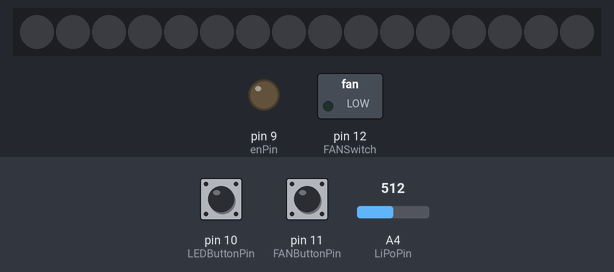
This sketch was run on a simulated Arduino Uno, built with avr-gcc and run on an emulated ATmega328P. On the bench: 16 RGB LEDs in strip order, left to right, switched loads named in the sketch (green lamp = pin HIGH), output pins drawn as LEDs (lit = HIGH). The test bench sets the inputs (shaded band); at power-on: pin 10 (LEDButtonPin) LOW, pin 11 (FANButtonPin) LOW, A4 (LiPoPin) = 512. Dim RGB values are drawn brighter than linear.

Above: at 1.2 s.
1.3 s: pin 10 (LEDButtonPin) pulled HIGH for 0.15 s
At 2.7 s:
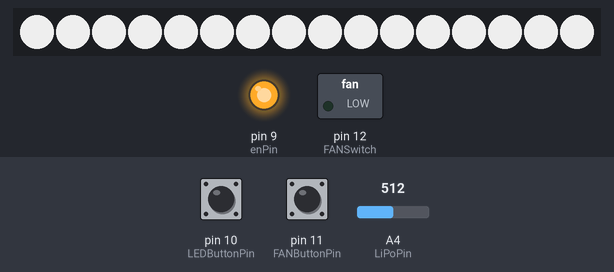
2.9 s: pin 10 (LEDButtonPin) pulled HIGH for 1 s
At 5.0 s:
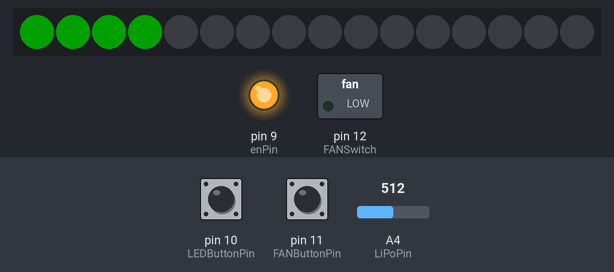
5.4 s: pin 11 (FANButtonPin) pulled HIGH for 1 s
At 7.2 s:
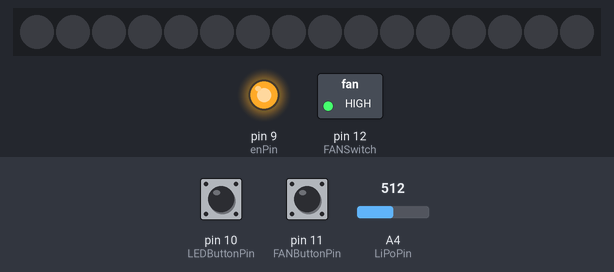
7.9 s: pin 10 (LEDButtonPin) pulled HIGH for 0.15 s
At 7.99 s:
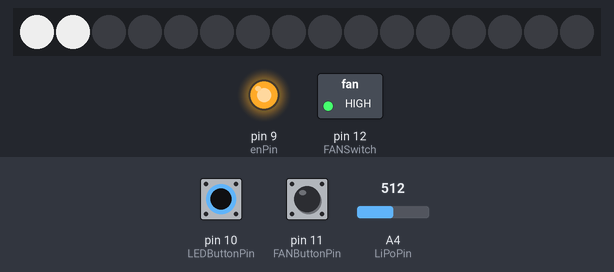
9.5 s: pin 10 (LEDButtonPin) pulled HIGH for 3.2 s
At 11.6 s:
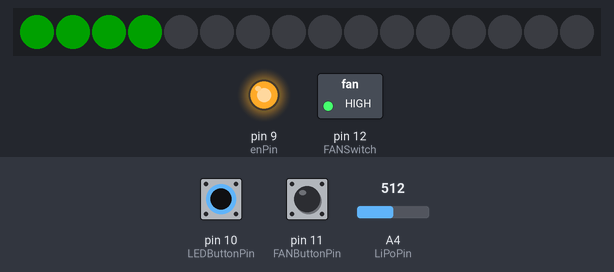
14.2 s: pin 11 (FANButtonPin) pulled HIGH for 3.2 s
At 17.8 s:
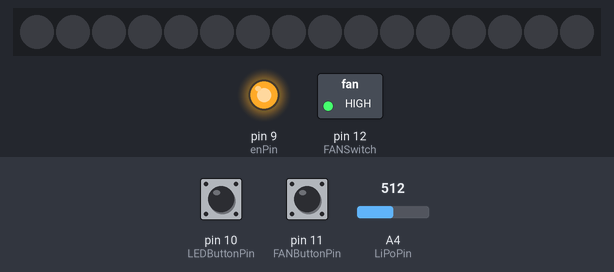
Timing chart, 0 to 19.3 s (numbered marks = the images above; inputs shaded):
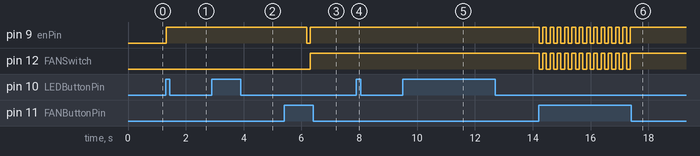

The sketch:

solder_exhaust_fan.ino
```cpp
//Button code from https://www.arduino.cc/en/Tutorial/Debounce
//Metro Mini select "Uno" for board

#include <Adafruit_NeoPixel.h>
#include <avr/power.h>
#include <Narcoleptic.h>

//Adafruit_NeoPixel strip = Adafruit_NeoPixel(16, PIN, NEO_GRB + NEO_KHZ800);
//#define NUMPIXELS 16                  // Popular NeoPixel ring size
//Adafruit_NeoPixel pixels(NUMPIXELS, PIN, NEO_GRB + NEO_KHZ800);

//Following using simple_new_operator example
int pin = 1;
int numPixels = 16;                   // Popular NeoPixel ring size
int pixelFormat = NEO_GRB + NEO_KHZ800;
Adafruit_NeoPixel *pixels;
#define DELAYVAL 500 // Time (in milliseconds) to pause between pixels

const int OnBoardLED = 13;            //Pin to control onboard LED
const int FANSwitch = 12;             //Base pin of PN2222 transistor (fan switch)
const int FANButtonPin = 11;          //Pushbutton pin
const int LEDButtonPin = 10;          //Pushbutton pin
const int enPin = 9;                  //Power Boost EN pin
const int lboPin = 8;                 //Power Boost LBO pin
const int FANLEDPin = A5;             //Pin to power LED in fan button
const int LiPoPin = A4;               //Pin connected to "LiPo" pin on Power Boost (to monitor bat level)

int LEDPower = 0;                     //33 = 1/8, 63 = 1/4, 127 = 1/2, 255 = full
int LEDbuttonState;                   //current reading from the input pin
int FANbuttonState;                   //current reading from the input pin
unsigned long lastDebounceTime = 0;   //last time the output pin was toggled
unsigned long debounceDelay = 125;    //debounce time; increase if the output flickers
long longPressTime = 250;             //Enable button long-press
int LEDflag = 0;                      //tracks LEDbutton clicks
int FANflag = 0;                      //tracks FANbutton clicks
bool RailOn = 0;                      //Tracks 5V rail

void setup() {
  //Serial.begin(9600);
  //pinMode(lboPin,INPUT);
  //digitalWrite(lboPin,HIGH);
  pinMode(enPin,OUTPUT);
  digitalWrite(enPin,LOW);             //turn off power boost (5v)
  pinMode(FANSwitch,OUTPUT);           //Power to this pin activates PN2222 transistor switch (for fan)
  digitalWrite(FANSwitch,LOW);
  pinMode(FANButtonPin,INPUT);
  pinMode(LEDButtonPin, INPUT);

  //pinMode(FANLEDPin,INPUT);          //Pin to power LED in fan button
  pinMode(LiPoPin,INPUT);

  //For Neopixel
  pixels = new Adafruit_NeoPixel(numPixels, pin, pixelFormat);
  pixels->begin();                     // INITIALIZE NeoPixel strip object (REQUIRED)
  pixels->clear();                     // Set all pixel colors to 'off'

  //Power management
  if ( !Serial )
  {
    power_usart0_disable();
  }
  power_spi_disable();
  power_twi_disable();
}

void loop() {
  /*if ( digitalRead(lboPin) == LOW )
  {
    digitalWrite(enPin,LOW);           //Power down Neopixel ring
    BlinkLED();                        //Signal impending doom
  }*/

  /*int rawReading = analogRead(LiPoPin);
  Serial.print("rawReading: "); Serial.println(rawReading);
  float volts = rawReading / 204.6;
  Serial.print("Volts: "); Serial.println(volts);
  */

  //sample the state of the button - is it pressed or not?
  LEDbuttonState = digitalRead(LEDButtonPin);
  FANbuttonState = digitalRead(FANButtonPin);

  //filter out any noise by setting a time buffer
  if ( (millis() - lastDebounceTime) > debounceDelay)
  {
    //if the FAN button has been pressed, turn on fan
     if ( (FANbuttonState == HIGH) && (FANflag == 0) ) {
      if ( RailOn == 0 )
      {
        digitalWrite(enPin,HIGH);           //Power up 5v rail
        RailOn = 1;
      }
      digitalWrite(FANSwitch,HIGH);           //Turn on fan
      FANflag = 1;
      lastDebounceTime = millis();
    }
    else if ( (FANbuttonState == HIGH) && (FANflag == 1) ) {
      digitalWrite(FANSwitch,LOW);           //Turn off fan
      FANflag = 0;
      lastDebounceTime = millis();
    }

    //if the LED button has been pressed, toggle the Neopixel ring
     if ( (LEDbuttonState == HIGH) && (LEDflag == 0) )
     {
      if ( RailOn == 0 )
      {
        digitalWrite(enPin,HIGH);           //Power up 5v rail
        RailOn = 1;
      }

      WhiteLight(200);  //33 = 1/8, 63 = 1/4, 127 = 1/2, 255 = full
      LEDflag = 1;
      lastDebounceTime = millis();
    }
    else if ( (LEDbuttonState == HIGH) && (LEDflag == 1) ) {
      WhiteLight(0); //33 = 1/8, 63 = 1/4, 127 = 1/2, 255 = full
      showBattLevel();
      LEDflag = 0;
      lastDebounceTime = millis();
      pixels->clear();                     // Set all pixel colors to 'off'
    }
    if ( LEDflag == 0 && FANflag == 0 )
    {
      digitalWrite(enPin,LOW);            //turn off power boost (5v)
      RailOn = 0;
    }
    Narcoleptic.delay(100);
  }
}
void showBattLevel()
{
    float measuredvbat = analogRead(LiPoPin);
    measuredvbat *= 2;    // we divided by 2, so multiply back
    measuredvbat *= 3.3;  // Multiply by 3.3V, our reference voltage
    measuredvbat /= 1024; // convert to voltage
    if ( measuredvbat > 3.1 )
    {
        for(int i=0; i < 4; i++)
        {
          pixels->setPixelColor(i, pixels->Color(0, 33, 0));
          pixels->show();
          delay(50);
        }
        delay(2000);
        for(int i=0; i < 4; i++)
        {
          pixels->setPixelColor(i, pixels->Color(0, 0, 0));
          pixels->show();
          delay(50);
        }
        pixels->clear();                     // Set all pixel colors to 'off'
    }
    else
    {
        for(int i=0; i < 4; i++)
        {
          pixels->setPixelColor(i, pixels->Color(33, 0, 0));
          pixels->show();
          delay(50);
        }
        delay(2000);
        for(int i=0; i < 4; i++)
        {
          pixels->setPixelColor(i, pixels->Color(0, 0, 0));
          pixels->show();
          delay(50);
        }
        pixels->clear();                     // Set all pixel colors to 'off'
    }
  //pixels.setPixelColor(4, pixels.Color(0, 150, 0));  //Green
  //pixels.show();   // Send the updated pixel colors to the hardware.
}
void WhiteLight(int LEDPower)
{
  for(int i=0; i<numPixels; i++)
  {
    // For each pixel...
    // pixels->Color() takes RGB values, from 0,0,0 up to 255,255,255
    pixels->setPixelColor(i, pixels->Color(LEDPower, LEDPower, LEDPower));
    pixels->show();   // Send the updated pixel colors to the hardware.
    delay(50); // Pause before next pass through loop
  }
}
```

Measured:
- after the input at 1.3 s, pin 9 (enPin): LOW → HIGH at once; the LEDs: first change at once (image 1 shows a later state)
- after the input at 2.9 s, the LEDs: first change after 0.07 s (image 2 shows a later state)
- after the input at 5.4 s, pin 12 (FANSwitch): LOW → HIGH after 0.91 s
- after the input at 7.9 s, the LEDs: first change at once (image 4 shows a later state)
- after the input at 9.5 s, the LEDs: first change after 0.08 s (image 5 shows a later state)
- after the input at 14.2 s, pin 9 (enPin), pin 12 (FANSwitch): alternates HIGH for 0.13 s and LOW for 0.13 s, 26 changes in all, then stays HIGH, starting at once
